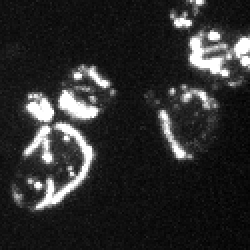
#> input picture microscopy.tif, 125 x 125 px, found by its file name (shown 2 times larger)
$ jupyter execute computer_vision_tutorial.ipynb   (older library calls are emulated)
#> lines starting #> are read from the running program, lines starting #| are printed output that depends on the picture; after the words box and inside, x2 and y2 are one past the last pixel; in counts of white or black regions, pixels touching at a corner belong together
# Computer vision tutorial

This tutorial will go through several common classical computer vision methods. The topics covered will be:

## Segmentation methods
- Thresholding methods
    - Histogram-based methods
- Edge detection methods (Canny edge detector)
- Euclidean distance transform
- Watershedding

## Feature detection methods
- SIFT
- SURF
- ORB

Throughout this pipeline I'll use a standard photograph when possible, and an easier-to-handle image from my research when not.

## Preparation

First, let's load in some of the computer vision packages for Python:
- `numpy` arrays are the standard structure for storing images (value = pixel value).
- `OpenCV`: Open source CV tools, includes some patented algorithms, so should be used with caution in commercial settings. Pip install instructions [here](https://docs.opencv.org/3.4.1/d2/de6/tutorial_py_setup_in_ubuntu.html)
- `scipy.ndimage` [here](https://docs.scipy.org/doc/scipy/reference/ndimage.html)
- `scikit-image` (mostly just wrappers for scipy's ndimage functions) [here](http://scikit-image.org/)

[cell 1]
# Load dependencies
import numpy as np
from cv2 import cv2
from scipy import ndimage as ndi
from scipy import signal
from skimage import io
from skimage import feature
import skimage
import matplotlib.pyplot as plt
import matplotlib
matplotlib.rcParams['figure.figsize'] = (6, 6) # change default figure size

Next, let's load in the image files we're working with. Change `tutorial_dir` to ref the location where you installed this repo.

[cell 2]
tutorial_dir = '/Users/nweir/Dropbox/code/insight/tutorials/NW_insight_cv_tutorial/'
microscopy_file = 'microscopy.tif'
doggo_file = 'doggo.jpg'
microscopy = io.imread(tutorial_dir + microscopy_file)
#> microscopy is the input picture: shape (125, 125); min 0, max 255, mean 44
doggo = io.imread(tutorial_dir + doggo_file)
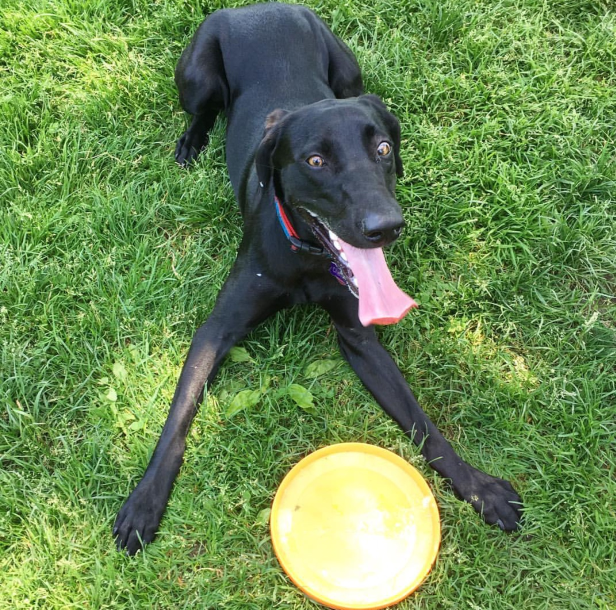
#> input picture doggo.jpg, 1232 x 1220 px, found by its file name (shown at 1/2 size)
#> doggo is the input picture: shape (1220, 1232, 3); mean R, G, B 106.9, 137.5, 82.6

[cell 3]
doggo.shape
#> Out = (1220, 1232, 3)

`microscopy` is a 125x125 array of 8-bit values, where each array element corresponds to a pixel. The value is the pixel intensity.

`doggo` is a 1220x1232x3 RGB array.

[cell 4]
plt.imshow(microscopy, cmap='gray')

In case anyone is wondering, that's what yeast mitochondria and peroxisomes look like. Often with noisy data (like the microscopy data), it can help to smooth the image with a gaussian filter to clean up noise.

[cell 5]
microscopy = ndi.gaussian_filter(microscopy, sigma=(0.5,0.5))
plt.imshow(microscopy, cmap='gray')

[cell 6]
plt.imshow(doggo)

To simplify everything, I'm going to work on a grayscale version of this image.

[cell 7]
gray_doggo = cv2.cvtColor(doggo, cv2.COLOR_BGR2GRAY)
plt.imshow(gray_doggo, cmap='gray')

## Segmentation

### Part 1: Thresholding
Thresholding is the simple process of generating a binary (or multi-class) cutoff to separate images by pixel intensity. This is often the first step in object detection using classical computer vision techniques.

#### Histogram-based methods
Histogram-based segmentation methods generate a histogram of pixel intensities and try to find natural cuts between those intensities to generate separate groups. We'll start out by looking at histograms of pixel intensities in the cells and Charlotte.

[cell 8]
plt.figure(figsize=(8,4))
plt.subplot(1,2,1)
# need to flatten arrays for generating 1D histograms
plt.hist(microscopy.flatten(), bins=np.arange(0,255,5))
plt.title('Microscopy histogram')
plt.xlabel('Pixel intensity')
plt.ylabel('Pixel count')
plt.subplot(1,2,2)
plt.ylabel('Pixel count')
plt.hist(gray_doggo.flatten(), bins=np.arange(0,255,5))
plt.xlabel('Pixel intensity')
plt.title('Charlotte histogram')
plt.tight_layout()
#> figure, not shown here; panel 1: tallest bar 4236 high, from x = 15 to 20; panel 2: tallest bar 59851 high, from x = 75 to 80

Histogram-based methods generate cuts in the image based on the histogram to separate objects based on intensity. This can be done manually (as I'll do here) or using methods like KMeans or Gaussian Mixture Models.

[cell 9]
microscopy_threshold = 150
charlotte_threshold = 200
plt.subplot(2,2,1)
plt.imshow(microscopy, cmap='gray')
plt.title('Raw microscopy')
plt.subplot(2,2,2)
plt.imshow(microscopy > microscopy_threshold, cmap='gray')
plt.title('Thresholded microscopy')
plt.subplot(2,2,3)
plt.imshow(gray_doggo, cmap='gray')
plt.title('Raw Charlotte')
plt.subplot(2,2,4)
plt.imshow(gray_doggo > charlotte_threshold, cmap='gray')
plt.title('Thresholded Charlotte')
plt.tight_layout()

As you can see, this works well when there are very clear separations in intensity between the objects that you are interested in and those that you aren't. Less so in other cases. Smoothing can help with this sometimes:

[cell 10]
smooth_doggo = ndi.gaussian_filter(gray_doggo, sigma=(4,4))
plt.figure(figsize=(5,15))
plt.subplot(3,1,1)
plt.imshow(gray_doggo, cmap='gray')
plt.title('Raw Charlotte')
plt.subplot(3,1,2)
plt.imshow(smooth_doggo, cmap='gray')
plt.title('Smoothed Charlotte')
plt.subplot(3,1,3)
plt.imshow(smooth_doggo > charlotte_threshold, cmap='gray')
plt.title('Thresholded smoothed Charlotte')
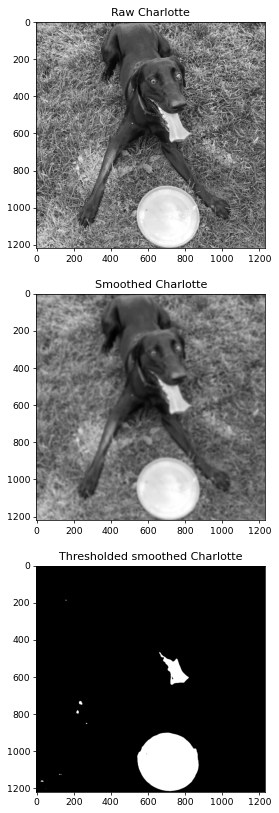
#> figure drawn by matplotlib, 3 panels

Good news if you want to find frisbees and dog tongues!

### Part 2: Edge detection
Absolute thresholds are often imperfect tools for object detection. For example, having a bright background can make segmentation of _even brighter_ objects, without losing dim objects on dimmer backgrounds. For example, consider the image below:

[cell 11]
microscopy_2 = io.imread(tutorial_dir + 'microscopy_2.tif')
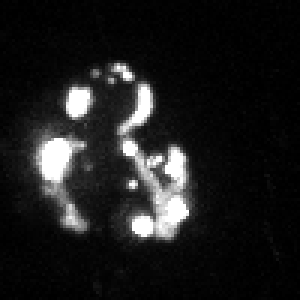
#> input picture microscopy_2.tif, 100 x 100 px, found by its file name (shown 3 times larger)
#> microscopy_2 is the input picture: shape (100, 100); min 0, max 255, mean 28.2
microscopy_2 = ndi.gaussian_filter(microscopy_2, sigma=(0.5,0.5))
plt.imshow(microscopy_2, cmap='gray')

Imagine we wanted to find _all_ of the dots in this image, but not the tubes. (This is a challenge I often faced in my PhD). Using pixel intensities won't work, because if we set the threshold too low, we'll get all of the tubes too; if we set it too high, we'll miss the dim dots.

[cell 12]
figure = plt.figure(figsize=(5,15))
plt.subplot(3,1,1)
plt.imshow(microscopy_2 > 100, cmap='gray')
plt.title('Low cutoff, includes tubes')
plt.subplot(3,1,2)
plt.imshow(microscopy_2, cmap='gray')
plt.title('Raw image')
plt.subplot(3,1,3)
plt.imshow(microscopy_2 > 250, cmap='gray')
plt.title('High cutoff, misses dim dots')
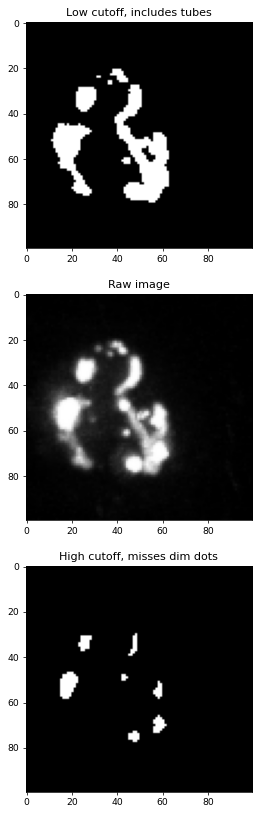
#> figure drawn by matplotlib, 3 panels

So, how can we separate overlapping objects? Using edge detection methods, such as the [Canny edge detector](https://en.wikipedia.org/wiki/Canny_edge_detector). We'll return to the original microscopy image as an example.

[cell 13]
canny_microscopy = cv2.Canny(microscopy, 100,200)
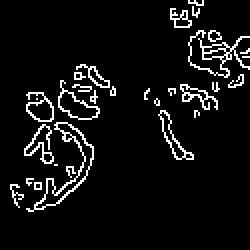
#> canny_microscopy: shape (125, 125) (shown 2 times larger); 6.7% white in thin lines or dots, all inside (x1, y1, x2, y2) = (5, 0, 125, 106)
plt.imshow(canny_microscopy, cmap='gray')

We can try to fill the holes here, but there are some small gaps and this will have problems:

[cell 14]
filled_microscopy = ndi.binary_fill_holes(canny_microscopy)
#> filled_microscopy: shape (125, 125) bool; 10.7% white; 30 white regions (18 under 20 px), largest, box (x1, y1, x2, y2) and area: (13, 61, 47, 106) 376, (94, 15, 125, 39) 209, (29, 40, 50, 60) 194
plt.imshow(filled_microscopy, cmap='gray')

We can use binary morphology operations to close small gaps in the image (see [this page](https://www.cs.auckland.ac.nz/courses/compsci773s1c/lectures/ImageProcessing-html/topic4.htm) for more information)

[cell 15]
# create structuring element for binary closing
s = ndi.morphology.generate_binary_structure(2,1)
strel = np.zeros((5,5))
strel[2,2] = 1
strel = ndi.binary_dilation(strel, s, iterations=2)
# perform closing
canny_microscopy = ndi.binary_closing(canny_microscopy, structure=strel)
#> canny_microscopy: shape (125, 125) bool; 12.3% white; 6 white regions (1 under 20 px), largest, box (x1, y1, x2, y2) and area: (12, 32, 58, 106) 1022, (84, 15, 123, 59) 568, (77, 49, 97, 80) 155, (85, 2, 102, 14) 130, (5, 92, 12, 104) 45
# fill holes
filled_microscopy = ndi.binary_fill_holes(canny_microscopy)
plt.imshow(filled_microscopy, cmap='gray')

As you can see, this filles the holes, but leaves other issues to address (merging of objects, filling holes that hsouldn't be filled, etc.) - these issues can sometimes be addressed by performing binary erosion operations on the output, but also explain why newer CV methods are preferred when available.

Just for fun: What do the edges look like on the picture of Charlotte?

[cell 16]
doggo_edges = cv2.Canny(gray_doggo, 150,600)
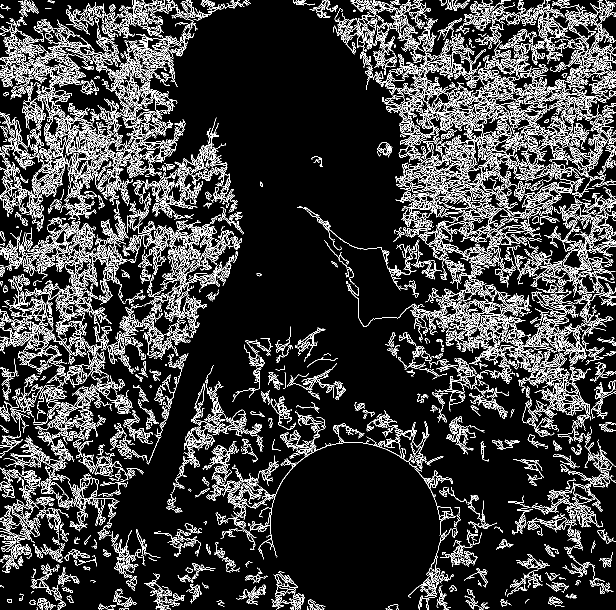
#> doggo_edges: shape (1220, 1232) (shown at 1/2 size); 14.2% white in thin lines or dots
plt.imshow(doggo_edges, cmap='gray')

This clearly doesn't work well when you have much too many edges. Sometimes you can set the threshold high enough for what gets called an edge to handle these types of issues, but when there's a mix of very strong and very weak edges in an image it's often hard or impossible.

### Watershed segmentation
Watershed segmentation is a very common approach for identifying individual objects within an image. This can be particularly helpful if you have multiple objects touching each other which you want to split. See https://en.wikipedia.org/wiki/Watershed_(image_processing) for theory.

Watershed segmentation has two steps:
1. Identify object centers (Euclidean Distance transformation)
2. Use a watershed algorithm to segment them

We'll use 1. to identify unique objects from microscopy data and 2. to identify Charlotte's frisbee.

[cell 17]
# object ID from microscopy data
raw_im = io.imread(tutorial_dir + 'microscopy_3.tif')
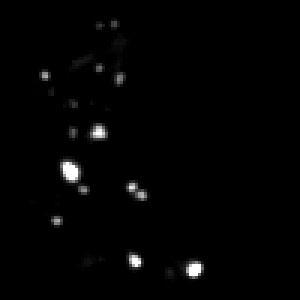
#> input picture microscopy_3.tif, 100 x 100 px, found by its file name (shown 3 times larger)
#> raw_im is the input picture: shape (100, 100); min 0, max 255, mean 3.2
thresholded_im = raw_im > 50
#> thresholded_im: shape (100, 100) bool; 1.9% white; 14 white regions (10 under 20 px), largest, box (x1, y1, x2, y2) and area: (20, 53, 27, 61) 45, (62, 87, 68, 93) 30, (30, 41, 36, 47) 25, (42, 61, 49, 67) 23
figure = plt.figure(figsize=(6,6))
plt.subplot(1,2,1)
plt.imshow(raw_im, cmap='gray')
plt.title('raw image')
plt.subplot(1,2,2)
plt.imshow(thresholded_im, cmap='gray')
plt.title('Thresholded image')

As you can see, two objects in the center of this image are merged because they are so close to each other. Let's separate each peroxisome here. To do so, we'll perform a distance transformation that assigns each foreground pixel a value corresponding to its distance to the nearest background pixel.

[cell 18]
# Euclidean distance transform
dist_xform = ndi.morphology.distance_transform_edt(thresholded_im)
plt.imshow(dist_xform, cmap='jet')
plt.title('Distance-transformed peroxisomes')

Next, we'll get the local maxima from this image to find the peroxisome centers. This requires a few steps like smoothing the distance map and cleaning up the background.

[cell 19]
smooth_dist = ndi.gaussian_filter(dist_xform, sigma=(0.5,0.5))

# the following modified from here: https://stackoverflow.com/questions/3684484/peak-detection-in-a-2d-array
neighborhood = ndi.generate_binary_structure(2,2)

#apply the local maximum filter; all pixel of maximal value
#in their neighborhood are set to 1
local_max = ndi.maximum_filter(smooth_dist, footprint=neighborhood)==smooth_dist
#> local_max: shape (100, 100) bool; 87.7% white; 9 black regions, largest, box (x1, y1, x2, y2) and area: (20, 31, 39, 50) 247, (17, 50, 33, 68) 222, (59, 84, 71, 96) 137
#local_max is a mask that contains the peaks we are
#looking for, but also the background.
#In order to isolate the peaks we must remove the background from the mask.

#we create the mask of the background
background = (thresholded_im==0)

#a little technicality: we must erode the background in order to
#successfully subtract it form local_max, otherwise a line will
#appear along the background border (artifact of the local maximum filter)
eroded_background = ndi.binary_erosion(background, structure=neighborhood, iterations=3, border_value=1)
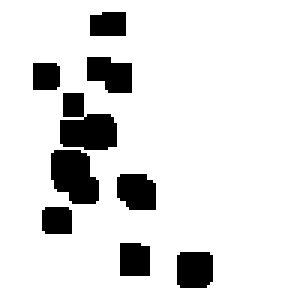
#> eroded_background: shape (100, 100) bool (shown 3 times larger); 87.4% white; 9 black regions, largest, box (x1, y1, x2, y2) and area: (20, 31, 39, 50) 251, (17, 50, 33, 68) 224, (29, 19, 44, 31) 141

#we obtain the final mask, containing only peaks,
#by removing the background from the local_max mask (xor operation)
maxima = local_max ^ eroded_background
#> maxima: shape (100, 100) bool; 0.22% white in thin lines or dots, all inside (x1, y1, x2, y2) = (15, 7, 65, 90)

plt.imshow(maxima)

Now that we have the "seed points" for watershedding, we can perform segmentation.

[cell 20]
from skimage.measure import label
from skimage.morphology import watershed
labels = label(maxima, connectivity=1) # individually label each seed point with a different numeric ID
#> labels: shape (100, 100) int32; 16 distinct labels, from 0 to 15
labels[labels == 1] = 0  # remove background labels
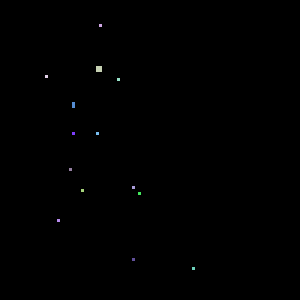
#> labels: shape (100, 100) int32 (shown 3 times larger); 15 distinct labels, from 0 to 15; one colour per label, 0 black
labeled_pexs = watershed(-smooth_dist, labels, mask=thresholded_im)
#> labeled_pexs: shape (100, 100) int32; 15 distinct labels, from 0 to 15
plt.imshow(labeled_pexs, cmap='jet')

Huzzah! We have successfully segmented the peroxisomes, including separating the touching objects. Now each object is labeled by different numeric IDs in the image.

## Feature detection algorithms
SIFT, SURF, ORB, and other feature detection algorithms are implemented in OpenCV, a fantastic computer vision library for python. Some of these algorithms are proprietary and shouldn't be used for commercial purposes without a license.

For the theory behind these algorithms, see here:
- [SIFT](https://docs.opencv.org/3.4.1/da/df5/tutorial_py_sift_intro.html)
- [SURF](https://docs.opencv.org/3.0-alpha/doc/py_tutorials/py_feature2d/py_surf_intro/py_surf_intro.html)
- [ORB](https://docs.opencv.org/3.0-beta/doc/py_tutorials/py_feature2d/py_orb/py_orb.html)

[cell 21]
sift = cv2.xfeatures2d.SIFT_create(nfeatures=150)
kp = sift.detect(smooth_doggo,None)  # we need to use the smoothed version because the sharpness makes too many edges.
#> kp = 150 keypoints; strongest (x, y, size): (751, 577, 78.4), (731, 633, 21.5), (671, 481, 18.8), (698, 511, 32.1)
img = cv2.drawKeypoints(gray_doggo,kp,gray_doggo, flags=cv2.DRAW_MATCHES_FLAGS_DRAW_RICH_KEYPOINTS)
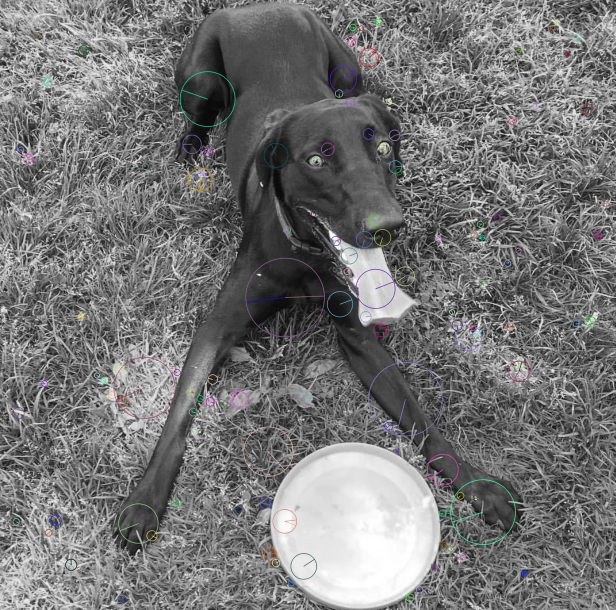
#> img: shape (1220, 1232, 3) (shown at 1/2 size); mean of channels 0, 1, 2 117.8, 117.8, 117.9; drawn as R, G, B
plt.imshow(img)
